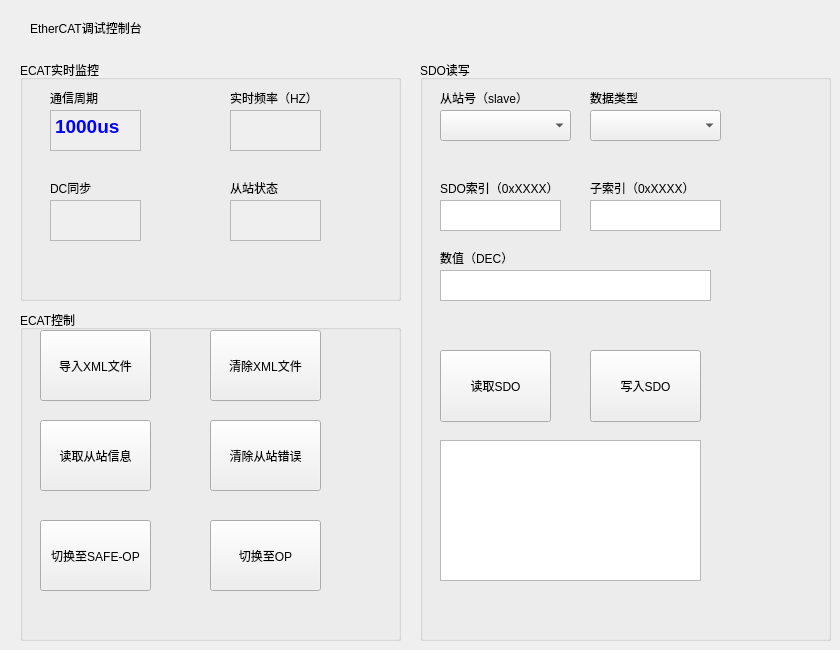
   <widget class="QWidget" name="page_ECAT">
    <widget class="QLabel" name="label_3">
     <property name="geometry">
      <rect>
       <x>30</x>
       <y>20</y>
       <width>161</width>
       <height>16</height>
      </rect>
     </property>
     <property name="text">
      <string>EtherCAT调试控制台</string>
     </property>
    </widget>
    <widget class="QGroupBox" name="groupBox_4">
     <property name="geometry">
      <rect>
       <x>20</x>
       <y>60</y>
       <width>381</width>
       <height>241</height>
      </rect>
     </property>
     <property name="title">
      <string>ECAT实时监控</string>
     </property>
     <widget class="QLabel" name="label_4">
      <property name="geometry">
       <rect>
        <x>30</x>
        <y>30</y>
        <width>54</width>
        <height>16</height>
       </rect>
      </property>
      <property name="text">
       <string>通信周期</string>
      </property>
     </widget>
     <widget class="QLabel" name="label_5">
      <property name="geometry">
       <rect>
        <x>210</x>
        <y>30</y>
        <width>101</width>
        <height>16</height>
       </rect>
      </property>
      <property name="text">
       <string>实时频率（HZ）</string>
      </property>
     </widget>
     <widget class="QLabel" name="label_6">
      <property name="geometry">
       <rect>
        <x>30</x>
        <y>120</y>
        <width>54</width>
        <height>16</height>
       </rect>
      </property>
      <property name="text">
       <string>DC同步</string>
      </property>
     </widget>
     <widget class="QLabel" name="label_7">
      <property name="geometry">
       <rect>
        <x>210</x>
        <y>120</y>
        <width>54</width>
        <height>16</height>
       </rect>
      </property>
      <property name="text">
       <string>从站状态</string>
      </property>
     </widget>
     <widget class="QTextEdit" name="textEdit_cycle">
      <property name="enabled">
       <bool>false</bool>
      </property>
      <property name="geometry">
       <rect>
        <x>30</x>
        <y>50</y>
        <width>91</width>
        <height>41</height>
       </rect>
      </property>
      <property name="html">
       <string>&lt;!DOCTYPE HTML PUBLIC &quot;-//W3C//DTD HTML 4.0//EN&quot; &quot;http://www.w3.org/TR/REC-html40/strict.dtd&quot;&gt;
&lt;html&gt;&lt;head&gt;&lt;meta name=&quot;qrichtext&quot; content=&quot;1&quot; /&gt;&lt;meta charset=&quot;utf-8&quot; /&gt;&lt;style type=&quot;text/css&quot;&gt;
p, li { white-space: pre-wrap; }
hr { height: 1px; border-width: 0; }
li.unchecked::marker { content: &quot;\2610&quot;; }
li.checked::marker { content: &quot;\2612&quot;; }
&lt;/style&gt;&lt;/head&gt;&lt;body style=&quot; font-family:'Microsoft YaHei UI'; font-size:9pt; font-weight:400; font-style:normal;&quot;&gt;
&lt;p style=&quot; margin-top:0px; margin-bottom:0px; margin-left:0px; margin-right:0px; -qt-block-indent:0; text-indent:0px;&quot;&gt;&lt;span style=&quot; font-size:14pt; font-weight:700; color:#0000ff;&quot;&gt;1000us&lt;/span&gt;&lt;/p&gt;&lt;/body&gt;&lt;/html&gt;</string>
      </property>
     </widget>
     <widget class="QTextEdit" name="textEdit_freq">
      <property name="enabled">
       <bool>false</bool>
      </property>
      <property name="geometry">
       <rect>
        <x>210</x>
        <y>50</y>
        <width>91</width>
        <height>41</height>
       </rect>
      </property>
     </widget>
     <widget class="QTextEdit" name="textEdit_slavestate">
      <property name="enabled">
       <bool>false</bool>
      </property>
      <property name="geometry">
       <rect>
        <x>210</x>
        <y>140</y>
        <width>91</width>
        <height>41</height>
       </rect>
      </property>
     </widget>
     <widget class="QTextEdit" name="textEdit_dc">
      <property name="enabled">
       <bool>false</bool>
      </property>
      <property name="geometry">
       <rect>
        <x>30</x>
        <y>140</y>
        <width>91</width>
        <height>41</height>
       </rect>
      </property>
     </widget>
    </widget>
    <widget class="QGroupBox" name="groupBox_5">
     <property name="geometry">
      <rect>
       <x>20</x>
       <y>310</y>
       <width>381</width>
       <height>331</height>
      </rect>
     </property>
     <property name="title">
      <string>ECAT控制</string>
     </property>
     <widget class="QPushButton" name="btn_read_slaveinfo">
      <property name="geometry">
       <rect>
        <x>20</x>
        <y>110</y>
        <width>111</width>
        <height>71</height>
       </rect>
      </property>
      <property name="text">
       <string>读取从站信息</string>
      </property>
     </widget>
     <widget class="QPushButton" name="btn_clear_slave_error">
      <property name="geometry">
       <rect>
        <x>190</x>
        <y>110</y>
        <width>111</width>
        <height>71</height>
       </rect>
      </property>
      <property name="text">
       <string>清除从站错误</string>
      </property>
     </widget>
     <widget class="QPushButton" name="btn_to_op">
      <property name="geometry">
       <rect>
        <x>190</x>
        <y>210</y>
        <width>111</width>
        <height>71</height>
       </rect>
      </property>
      <property name="text">
       <string>切换至OP</string>
      </property>
     </widget>
     <widget class="QPushButton" name="btn_to_safeop">
      <property name="geometry">
       <rect>
        <x>20</x>
        <y>210</y>
        <width>111</width>
        <height>71</height>
       </rect>
      </property>
      <property name="text">
       <string>切换至SAFE-OP</string>
      </property>
     </widget>
     <widget class="QPushButton" name="btn_read_XMLfile">
      <property name="geometry">
       <rect>
        <x>20</x>
        <y>20</y>
        <width>111</width>
        <height>71</height>
       </rect>
      </property>
      <property name="text">
       <string>导入XML文件</string>
      </property>
     </widget>
     <widget class="QPushButton" name="btn_clear_XMLfile">
      <property name="geometry">
       <rect>
        <x>190</x>
        <y>20</y>
        <width>111</width>
        <height>71</height>
       </rect>
      </property>
      <property name="text">
       <string>清除XML文件</string>
      </property>
     </widget>
    </widget>
    <widget class="QGroupBox" name="groupBox_6">
     <property name="geometry">
      <rect>
       <x>420</x>
       <y>60</y>
       <width>411</width>
       <height>581</height>
      </rect>
     </property>
     <property name="title">
      <string>SDO读写</string>
     </property>
     <widget class="QTextEdit" name="textEdit_sdo_index">
      <property name="geometry">
       <rect>
        <x>20</x>
        <y>140</y>
        <width>121</width>
        <height>31</height>
       </rect>
      </property>
     </widget>
     <widget class="QLabel" name="label_8">
      <property name="geometry">
       <rect>
        <x>170</x>
        <y>120</y>
        <width>121</width>
        <height>16</height>
       </rect>
      </property>
      <property name="text">
       <string>子索引（0xXXXX）</string>
      </property>
     </widget>
     <widget class="QTextEdit" name="textEdit_sdo_subindex">
      <property name="geometry">
       <rect>
        <x>170</x>
        <y>140</y>
        <width>131</width>
        <height>31</height>
       </rect>
      </property>
     </widget>
     <widget class="QLabel" name="label_9">
      <property name="geometry">
       <rect>
        <x>20</x>
        <y>120</y>
        <width>121</width>
        <height>16</height>
       </rect>
      </property>
      <property name="text">
       <string>SDO索引（0xXXXX）</string>
      </property>
     </widget>
     <widget class="QLabel" name="label_10">
      <property name="geometry">
       <rect>
        <x>20</x>
        <y>30</y>
        <width>111</width>
        <height>16</height>
       </rect>
      </property>
      <property name="text">
       <string>从站号（slave）</string>
      </property>
     </widget>
     <widget class="QLabel" name="label_11">
      <property name="geometry">
       <rect>
        <x>170</x>
        <y>30</y>
        <width>54</width>
        <height>16</height>
       </rect>
      </property>
      <property name="text">
       <string>数据类型</string>
      </property>
     </widget>
     <widget class="QComboBox" name="comboBox_data_type">
      <property name="geometry">
       <rect>
        <x>170</x>
        <y>50</y>
        <width>131</width>
        <height>31</height>
       </rect>
      </property>
     </widget>
     <widget class="QComboBox" name="comboBox_slave_num">
      <property name="geometry">
       <rect>
        <x>20</x>
        <y>50</y>
        <width>131</width>
        <height>31</height>
       </rect>
      </property>
     </widget>
     <widget class="QTextEdit" name="textEdit_sdo_value">
      <property name="geometry">
       <rect>
        <x>20</x>
        <y>210</y>
        <width>271</width>
        <height>31</height>
       </rect>
      </property>
     </widget>
     <widget class="QLabel" name="label_13">
      <property name="geometry">
       <rect>
        <x>20</x>
        <y>190</y>
        <width>171</width>
        <height>16</height>
       </rect>
      </property>
      <property name="text">
       <string>数值（DEC）</string>
      </property>
     </widget>
     <widget class="QPushButton" name="btn_read_sdo">
      <property name="geometry">
       <rect>
        <x>20</x>
        <y>290</y>
        <width>111</width>
        <height>72</height>
       </rect>
      </property>
      <property name="text">
       <string>读取SDO</string>
      </property>
     </widget>
     <widget class="QPushButton" name="btn_write_sdo">
      <property name="geometry">
       <rect>
        <x>170</x>
        <y>290</y>
        <width>111</width>
        <height>72</height>
       </rect>
      </property>
      <property name="text">
       <string>写入SDO</string>
      </property>
     </widget>
     <widget class="QTextEdit" name="textEdit_SDO_log">
      <property name="geometry">
       <rect>
        <x>20</x>
        <y>380</y>
        <width>261</width>
        <height>141</height>
       </rect>
      </property>
     </widget>
    </widget>
    <zorder>groupBox_6</zorder>
    <zorder>label_3</zorder>
    <zorder>groupBox_4</zorder>
    <zorder>groupBox_5</zorder>
   </widget>
